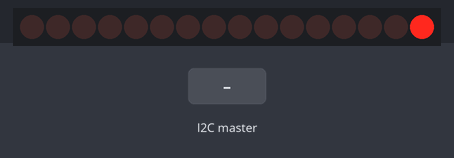
A sketch run on a simulated Arduino Uno, built with avr-gcc and run on an emulated ATmega328P. On the bench: 16 shift-register outputs drawn as a row of LEDs (first output left, lit = HIGH). Wiring (inferred from the names in the program): 2 × shift register (74HC595): data pin 2; shift clock pin 3; latch pin 12. Wiring (inferred from the signals the program sends): row of LEDs: on Q0, Q1, Q2, Q3, Q4, Q5, Q6, Q7, Q8, Q9, Q10, Q11, Q12, Q13, Q14, Q15. The test bench sets the inputs (shaded band).

Above: at 1.2 s.
1.3 s: the I2C master sends the byte 2
At 2.5 s:
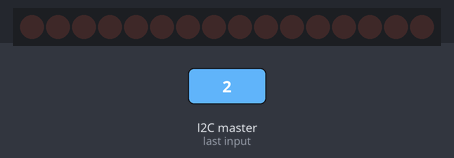
2.8 s: the I2C master sends the byte 1
At 4.14 s:
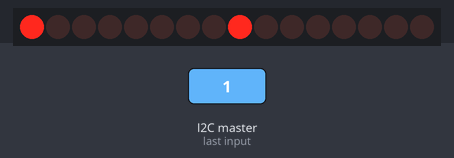
4.4 s: the I2C master sends the byte 0
At 5.2 s:
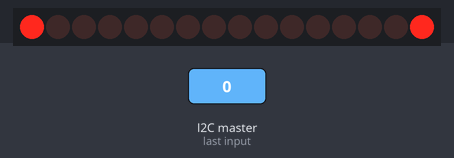
6.0 s: the I2C master sends the byte 1
At 8.8 s:
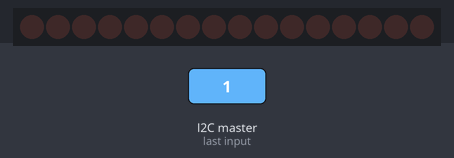
9.0 s: the I2C master sends the byte 90
At 9.7 s:
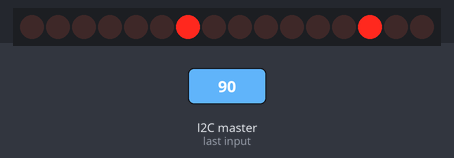
10.7 s: the I2C master sends the byte 1
At 12.18 s:
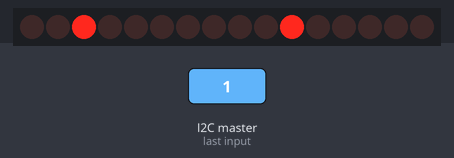
Timing chart, 0 to 18.5 s (numbered marks = the images above; inputs shaded):
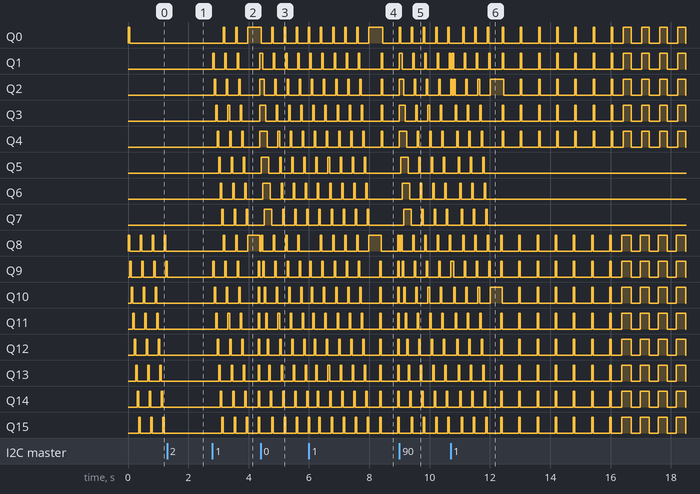

The sketch:

Arduino7_Lights2.ino
```cpp
#include <Wire.h>

#define ANIM_ALL 1
#define ALL_ANIM_OFF 2
#define VERT_SNAKE_ALL 81
#define ALL_IDLE 82
#define VERT_SNAKE_KEEP_ALL 83

#define RAMPGATE_OFF 10
#define RAMPGATE_SNAKE 11
#define RAMPGATE_BLINK 12
#define RAMPGATE_ON 13
#define RAMPGATE_DUAL_SNAKE 14
#define RAMPGATE_ALTERNATE 15

#define RAMP_OFF 20
#define RAMP_ON 21
#define RAMP_BLUE 22
#define RAMP_YELLOW 23
#define RAMP_SNAKE_BLUE 24
#define RAMP_SNAKE_YELLOW 25
#define RAMP_SNAKE 26
#define RAMP_BLINK 27
#define RAMP_ALTERNATE 28


int latchPinM = 13;
int latchPinN = 12;

int dataPin = 2;
int clockPin = 3;

void setup() {
  //set pins to output so you can control the shift register
  pinMode(latchPinM, OUTPUT);
  pinMode(latchPinN, OUTPUT);
  pinMode(clockPin, OUTPUT);
  pinMode(dataPin, OUTPUT);

  Serial.begin(9600);

  Wire.begin(7);
  Wire.onReceive(receiveEvent);


}

//ALL param
byte allAnimModeState = 1;
byte allAnimMode = ALL_IDLE;
byte allAnimModeFrame = 0;
bool allAnim = false;

//RAMP GATE --------------------
byte RampGateAnim = 1;
byte RampGateAnimMode = RAMPGATE_OFF;
byte RampGateAnimMode_Old = RAMPGATE_OFF;
int RampGateAnimTime = 0;
byte RampGateData = 0;
bool RampGateSide = true;

//RAMP-------------------------------
byte RampAnim = 1;
byte RampAnimMode = RAMP_SNAKE;
byte RampAnimMode_Old = RAMP_SNAKE;
int RampAnimTime = 0;
byte RampData = 0;

void ManageRampGateMode(byte duration){
  if(duration > 0){
    if(RampGateAnimTime == 0) RampGateAnimMode_Old = RampGateAnimMode;
    RampGateAnimTime = duration;
  }else RampGateAnimTime = 0;
}

void ManageRampMode(byte duration){
  if(duration > 0){
    if(RampAnimTime == 0) RampAnimMode_Old = RampAnimMode;
    RampAnimTime = duration;
  }else RampAnimTime = 0;
}

void SetAllAnim(){
  RampGateAnim = 1;
  RampGateAnimMode = RAMPGATE_SNAKE;

  RampAnim = 1;
  RampAnimMode = RAMP_SNAKE;
}

void SetAllOff(){
  RampGateAnim = 0;
  RampGateAnimMode = RAMPGATE_OFF;

  RampAnim = 0;
  RampAnimMode = RAMP_OFF;
}

void receiveEvent(int howMany) {
  byte duration = 0;
  byte data = 0;
  allAnim = false;
  //If 3 byte received, the third byte is the exact data to set.
  if(howMany == 1 || howMany == 2 || howMany == 3){
    byte byte0 = Wire.read();

    if(howMany > 1) duration = Wire.read();
    if(howMany > 2) data = Wire.read();

    allAnimMode = ALL_IDLE;

    if(byte0 == ALL_ANIM_OFF || byte0 == VERT_SNAKE_ALL || byte0 == VERT_SNAKE_KEEP_ALL){
      SetAllOff();

      if(byte0 == VERT_SNAKE_ALL){
        allAnimModeState = 1;
        allAnimMode = VERT_SNAKE_ALL;
      }else if(byte0 == VERT_SNAKE_KEEP_ALL){
        allAnimModeState = 1;
        allAnimMode = VERT_SNAKE_KEEP_ALL;
      }
    }else if(byte0 == ANIM_ALL){
      allAnim = true;
      allAnimModeFrame = 1;
      allAnimMode = ALL_IDLE;
      SetAllAnim();

    //RAMP GATE MODE------------------------------------------------------
    }else if(byte0 == RAMPGATE_OFF){
      ManageRampGateMode(duration);

      RampGateAnim = 0;
      RampGateAnimMode = RAMPGATE_OFF;

    /*}else if(byte0 == RAMPGATE_SNAKE){
      ManageRampGateMode(duration);

      RampGateAnim = 1;
      RampGateAnimMode = RAMPGATE_SNAKE;

    }else if(byte0 == RAMPGATE_BLINK){
      ManageRampGateMode(duration);

      RampGateAnim = 0;
      RampGateAnimMode = RAMPGATE_BLINK;

    }else if(byte0 == RAMPGATE_ON){
      ManageRampGateMode(duration);

      RampGateAnim = 0b11111;
      RampGateAnimMode = RAMPGATE_ON;

    }else if(byte0 == RAMPGATE_DUAL_SNAKE){
      ManageRampGateMode(duration);

      RampGateAnim = 1;
      RampGateSide = true;
      RampGateAnimMode = RAMPGATE_DUAL_SNAKE;

    }else if(byte0 == RAMPGATE_ALTERNATE){
      ManageRampGateMode(duration);

      RampGateAnim = 0b01010;
      RampGateAnimMode = RAMPGATE_ALTERNATE;*/

    //RAMP MODE--------------------------------------------------
    }else if(byte0 == RAMP_OFF){
      ManageRampMode(duration);

      RampAnim = 0;
      RampAnimMode = RAMP_OFF;

    }else if(byte0 == RAMP_ON){
      ManageRampMode(duration);

      RampAnim = 0b11111111;
      RampAnimMode = RAMP_ON;

    }else if(byte0 == RAMP_BLUE){
      ManageRampMode(duration);

      RampAnim = 0b10101010;
      RampAnimMode = RAMP_BLUE;

    }else if(byte0 == RAMP_YELLOW){
      ManageRampMode(duration);

      RampAnim = 0b01010101;
      RampAnimMode = RAMP_YELLOW;

    }else if(byte0 == RAMP_SNAKE_BLUE){
      ManageRampMode(duration);

      RampAnim = 10;
      RampAnimMode = RAMP_SNAKE_BLUE;

    }else if(byte0 == RAMP_SNAKE_YELLOW){
      ManageRampMode(duration);

      RampAnim = 1;
      RampAnimMode = RAMP_SNAKE_YELLOW;

    }else if(byte0 == RAMP_SNAKE){
      ManageRampMode(duration);

      RampAnim = 1;
      RampAnimMode = RAMP_SNAKE;

    }else if(byte0 == RAMP_BLINK){
      ManageRampMode(duration);

      RampAnim = 0;
      RampAnimMode = RAMP_BLINK;

    }else if(byte0 == RAMP_ALTERNATE){
      ManageRampMode(duration);

      RampAnim = 0b10101010;
      RampAnimMode = RAMP_ALTERNATE;

    }
  }
}


int time = 0;


void loop() {
    time++;

    byte dataToShifterM = RampAnim;
    digitalWrite(latchPinM, LOW);
    shiftOut(dataPin, clockPin, MSBFIRST, dataToShifterM);
    digitalWrite(latchPinM, HIGH);

    byte dataToShifterN = RampGateAnim;
    digitalWrite(latchPinN, LOW);
    shiftOut(dataPin, clockPin, MSBFIRST, dataToShifterN);
    digitalWrite(latchPinN, HIGH);

    delay(50);

    //Managing the anim mode frames
    if(allAnim){
      if(time%80 == 0){
        allAnimModeFrame++;
        allAnimModeState = 1;
        if(allAnimModeFrame == 4) allAnimModeFrame = 1;

        if(allAnimModeFrame == 1) {
          allAnimMode = ALL_IDLE;
          SetAllAnim();
        }else if(allAnimModeFrame == 2) allAnimMode = VERT_SNAKE_ALL;
        else if(allAnimModeFrame == 3) allAnimMode = VERT_SNAKE_KEEP_ALL;

      }
    }

    //ALL
    if(allAnimMode == VERT_SNAKE_ALL){
      if(allAnimModeState == 1){
      }else if(allAnimModeState == 2){
      }else if(allAnimModeState == 3){
      }else if(allAnimModeState == 4){
      }else if(allAnimModeState == 5){
      }else if(allAnimModeState == 6){
      }else if(allAnimModeState == 7){
        RampAnim = 0b11111111;
      }else if(allAnimModeState == 8){
        RampAnim = 0;
        RampGateAnim = 0b11111;
      }else if(allAnimModeState == 9){
        RampGateAnim = 0;
      }else if(allAnimModeState == 10){
      }else if(allAnimModeState == 11){
      }else if(allAnimModeState == 12){

      }

      if(time%1 == 0){
        allAnimModeState++;
        if(allAnimModeState == 13) allAnimModeState = 1;
      }
    }else if(allAnimMode == VERT_SNAKE_KEEP_ALL){
      if(allAnimModeState == 1){
        SetAllOff();
      }else if(allAnimModeState == 3){
      }else if(allAnimModeState == 4){
      }else if(allAnimModeState == 5){
      }else if(allAnimModeState == 6){
      }else if(allAnimModeState == 7){
        RampAnim = 0b11111111;
      }else if(allAnimModeState == 8){
        RampGateAnim = 0b11111;
      }else if(allAnimModeState == 9){
      }else if(allAnimModeState == 10){
      }else if(allAnimModeState == 11){
      }

      if(time%1 == 0){
        allAnimModeState++;
        if(allAnimModeState == 13) allAnimModeState = 1;
      }

    //All mode management
    }else if(allAnimMode == ALL_IDLE){

      //RAMP GATE MODE MANAGEMENT------------------------------------
      if(RampGateAnimMode == RAMPGATE_OFF){
        RampGateAnim = 0;

      }else if(RampGateAnimMode == RAMPGATE_SNAKE){
        RampGateAnim = RampGateAnim << 1;
        if(RampGateAnim == 0) RampGateAnim = 1;

      }else if(RampGateAnimMode == RAMPGATE_BLINK){
        if(time%1 == 0 ) RampGateAnim = ~RampGateAnim;

      }else if(RampGateAnimMode == RAMPGATE_ON){
        RampGateAnim = 0b11111;

      }else if(RampGateAnimMode == RAMPGATE_DUAL_SNAKE){
        if(RampGateSide) RampGateAnim = RampGateAnim << 1;
        else RampGateAnim = RampGateAnim >> 1;
        if(RampGateAnim == 0b10000000 || RampGateAnim == 1) RampGateSide = !RampGateSide;

      }else if(RampGateAnimMode == RAMPGATE_ALTERNATE){
        if(time%10 == 0 ) RampGateAnim = ~RampGateAnim;
      }

      if(RampGateAnimTime > 0){
         RampGateAnimTime--;
         if(RampGateAnimTime == 0){
           RampGateAnimMode = RampGateAnimMode_Old;
           if(RampGateAnimMode == RAMPGATE_ALTERNATE) RampGateAnim = 0b01010;
           else if(RampGateAnimMode == RAMPGATE_DUAL_SNAKE){
             RampGateAnim = 1;
             RampGateSide = true;
           }
         }
      }

      //RAMP MODE MANAGEMENT -----------------------------------

      if(RampAnimMode == RAMP_OFF){
        RampAnim = 0;

      }else if(RampAnimMode == RAMP_ON){
        RampAnim = 0b11111111;

      }else if(RampAnimMode == RAMP_BLUE){
        RampAnim = 0b10101010;

      }else if(RampAnimMode == RAMP_YELLOW){
        RampAnim = 0b01010101;

      }else if(RampAnimMode == RAMP_SNAKE_BLUE){
        if(time%2 == 0) RampAnim = RampAnim << 2;
        if(RampAnim == 0) RampAnim = 10;

      }else if(RampAnimMode == RAMP_SNAKE_YELLOW){
        if(time%2 == 0)RampAnim = RampAnim << 2;
        if(RampAnim == 0) RampAnim = 1;

      }else if(RampAnimMode == RAMP_SNAKE){
        RampAnim = RampAnim << 1;
        if(RampAnim == 0) RampAnim = 1;

      }else if(RampAnimMode == RAMP_BLINK){
        if(time%1 == 0 ) RampAnim = ~RampAnim;

      }else if(RampAnimMode == RAMP_ALTERNATE){
        if(time%10 == 0 ) RampAnim = ~RampAnim;

      }

      if(RampAnimTime > 0){
         RampAnimTime--;
         if(RampAnimTime == 0){
           RampAnimMode = RampAnimMode_Old;
         }
      }
    }
}
```

Measured:
- after the input at 2.8 s, Q0: alternates HIGH for 0.05 s and LOW for 0.35 s, starting after 0.36 s; Q1: LOW → HIGH at once, then repeats every 0.40 s: LOW 0.35 s, HIGH 0.05 s
